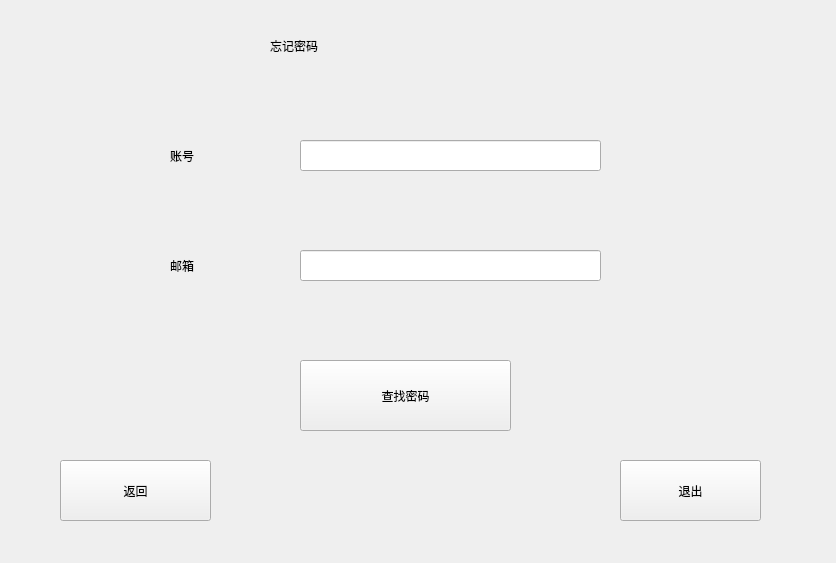
<?xml version="1.0" encoding="UTF-8"?>
<ui version="4.0">
 <class>Find_password</class>
 <widget class="QWidget" name="Find_password">
  <property name="geometry">
   <rect>
    <x>0</x>
    <y>0</y>
    <width>836</width>
    <height>563</height>
   </rect>
  </property>
  <property name="windowTitle">
   <string>Form</string>
  </property>
  <widget class="QLabel" name="label">
   <property name="geometry">
    <rect>
     <x>270</x>
     <y>0</y>
     <width>251</width>
     <height>91</height>
    </rect>
   </property>
   <property name="styleSheet">
    <string notr="true">
font: 20pt &quot;华文楷体&quot;;</string>
   </property>
   <property name="text">
    <string>忘记密码</string>
   </property>
  </widget>
  <widget class="QLabel" name="label1">
   <property name="geometry">
    <rect>
     <x>170</x>
     <y>140</y>
     <width>101</width>
     <height>31</height>
    </rect>
   </property>
   <property name="styleSheet">
    <string notr="true">
font: 14pt &quot;Agency FB&quot;;</string>
   </property>
   <property name="text">
    <string>账号</string>
   </property>
  </widget>
  <widget class="QLabel" name="label_3">
   <property name="geometry">
    <rect>
     <x>170</x>
     <y>250</y>
     <width>71</width>
     <height>31</height>
    </rect>
   </property>
   <property name="styleSheet">
    <string notr="true">font: 14pt &quot;Agency FB&quot;;</string>
   </property>
   <property name="text">
    <string>邮箱</string>
   </property>
  </widget>
  <widget class="QLineEdit" name="id">
   <property name="geometry">
    <rect>
     <x>300</x>
     <y>140</y>
     <width>301</width>
     <height>31</height>
    </rect>
   </property>
  </widget>
  <widget class="QLineEdit" name="email">
   <property name="geometry">
    <rect>
     <x>300</x>
     <y>250</y>
     <width>301</width>
     <height>31</height>
    </rect>
   </property>
  </widget>
  <widget class="QPushButton" name="btn_back">
   <property name="geometry">
    <rect>
     <x>60</x>
     <y>460</y>
     <width>151</width>
     <height>61</height>
    </rect>
   </property>
   <property name="styleSheet">
    <string notr="true">font: 14pt &quot;Agency FB&quot;;</string>
   </property>
   <property name="text">
    <string>返回</string>
   </property>
  </widget>
  <widget class="QPushButton" name="btn_quit">
   <property name="geometry">
    <rect>
     <x>620</x>
     <y>460</y>
     <width>141</width>
     <height>61</height>
    </rect>
   </property>
   <property name="styleSheet">
    <string notr="true">font: 14pt &quot;Agency FB&quot;;</string>
   </property>
   <property name="text">
    <string>退出</string>
   </property>
  </widget>
  <widget class="QPushButton" name="btn_findpwd">
   <property name="geometry">
    <rect>
     <x>300</x>
     <y>360</y>
     <width>211</width>
     <height>71</height>
    </rect>
   </property>
   <property name="styleSheet">
    <string notr="true">font: 14pt &quot;Agency FB&quot;;</string>
   </property>
   <property name="text">
    <string>查找密码</string>
   </property>
  </widget>
 </widget>
 <resources/>
 <connections/>
</ui>
